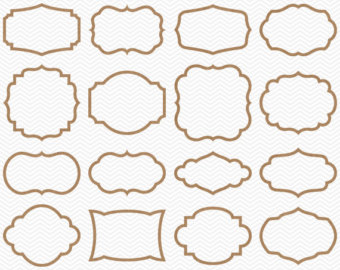
%> input picture MATLAB/rembrandt/functions/scaling/all_shapes.jpg, 340 x 270 px
$ octave input_xp.m   (GNU Octave 9; MATLAB toolbox functions it lacks are replaced by stand-ins)
%> lines starting %> are read from the running program, lines starting %| are printed output that depends on the picture
clc;
clear;
close all;

FILENAME = 'all_shapes.jpg';
OUTPUT_FILENAME = 'new_shape_matrix.txt';

M = floor(175);
N = floor(220);

I = imread(FILENAME);
%> I is the input picture: size 270x340x3 uint8; mean R, G, B 239.3, 235.1, 230.9
J = rgb2gray(I);
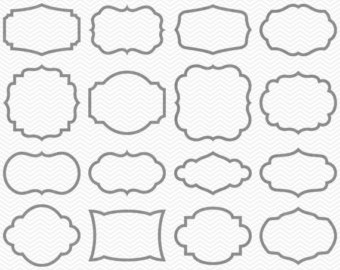
%> J: size 270x340 uint8; min 119, max 255, mean 235.9

R = zeros(size(J));

m = size(J,1);
%> m = 270
n = size(J,2);
%> n = 340

% rotation
if n>m
    R = J.';
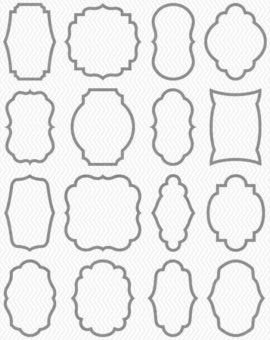
%> R: size 340x270 uint8; min 119, max 255, mean 235.9; mean of the top-left, top-right, bottom-left and bottom-right quarters 235.8, 235.7, 236.1, 235.9
    m = size(R,1);
%> m = 340
    n = size(R,2);
%> n = 270
else
    R = J;
end


% scaling
k=1;
if (m>M && n>N)

    diff1 = M-m;
%> diff1 = -165
    diff2 = N-n;
%> diff2 = -50

    if diff1 > diff2
        k = N/n;
    elseif diff1 < diff2
        k = M/m;
%> k = 0.515
    else % diff1 = diff2
        k = M/m; % take any
    end


elseif(m>M && n<N)
        k = M/m;
elseif(m<M && n>N)
        k = N/n;
elseif(m<M && n<N)
    diff1 = M-m;
    diff2 = N-n;

    if diff1 > diff2
        k = M/m;
    elseif diff1 < diff2
        k = N/n;
    else % diff1 = diff2
        k = M/m; % take any
    end
end

S = imresize(R,k);
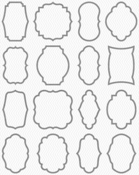
%> S: size 175x139 uint8; min 129, max 255, mean 235.9
subplot(1,3,1),imshow(J),title('original');
subplot(1,3,2),imshow(R),title('rotated');
subplot(1,3,3),imshow(S),title('scaled');

OUT_S = imcomplement(imbinarize(S));
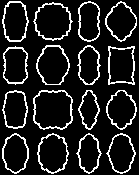
%> OUT_S: size 175x139 logical; 13.1% white in thin lines or dots
imwrite(OUT_S,'scaled_bin.jpg')
%%output_image_matrix(S,OUTPUT_FILENAME)
